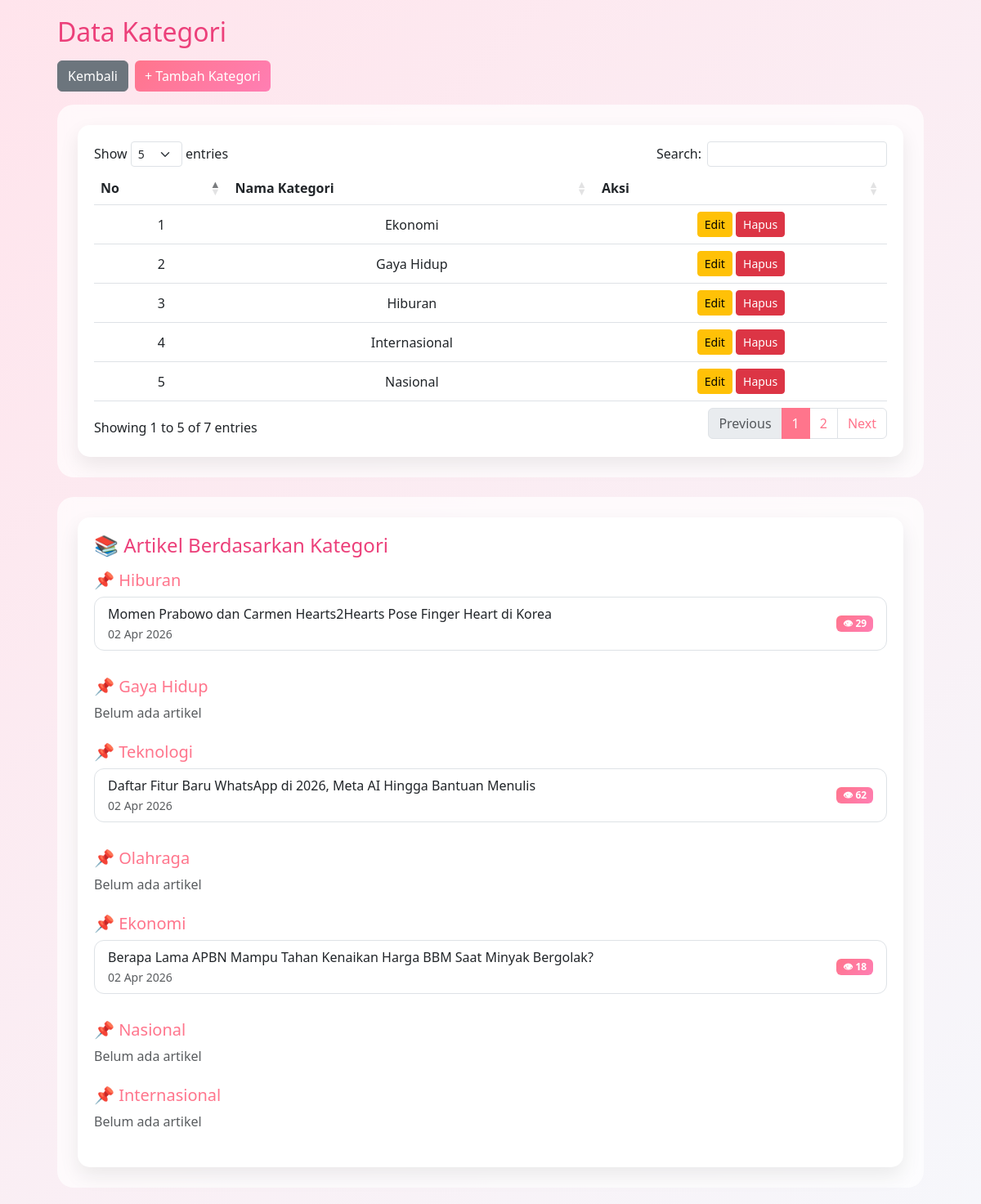
The page /admin/kategori.php on the database its author committed.
### tables this page shows
CREATE TABLE `kategori` (
  `id_kategori` int(11) NOT NULL,
  `nama_kategori` varchar(100) NOT NULL
);

CREATE TABLE `artikel` (
  `id_artikel` int(11) NOT NULL,
  `judul` varchar(255) NOT NULL,
  `isi` text NOT NULL,
  `gambar` varchar(255) DEFAULT NULL,
  `tanggal` datetime DEFAULT current_timestamp(),
  `views` int(11) DEFAULT 0,
  `id_kategori` int(11) DEFAULT NULL,
  `id_user` int(11) DEFAULT NULL
);

### admin/kategori.php (the view, shortened to what this page needs)
<?php
include "koneksi.php";
$data = mysqli_query($conn, "SELECT * FROM kategori ORDER BY nama_kategori ASC");
?>
<!DOCTYPE html>
<html lang="id">
<head>
    <link href="https://cdn.jsdelivr.net/npm/bootstrap@5.3.0/dist/css/bootstrap.min.css" rel="stylesheet">
    <link href="https://cdn.datatables.net/1.13.4/css/dataTables.bootstrap5.min.css" rel="stylesheet">
</head>
<body>
    <div class="content">
        <h2 class="mb-3" style="color:#ec407a;">Data Kategori</h2>
        <div class="mb-3 d-flex gap-2">
            <a href="index.php" class="btn btn-secondary">Kembali</a>
            <button class="btn btn-pink" data-bs-toggle="modal" data-bs-target="#modalTambah">
                + Tambah Kategori
            </button>
        </div>
        <div class="card-custom">
            <div class="table-wrapper">
                <table id="tabelKategori" class="table align-middle text-center">
                    <thead>
                        <tr>
                            <th>No</th>
                            <th>Nama Kategori</th>
                            <th>Aksi</th>
                        </tr>
                    </thead>
                    <tbody>
                        <?php $no = 1;
                        while ($d = mysqli_fetch_assoc($data)) { ?>
                            <tr>
                                <td><?= $no++ ?></td>
                                <td><?= $d['nama_kategori'] ?></td>
                                <td>
                                    <button class="btn btn-warning btn-sm btn-edit"
                                        data-id="<?= $d['id_kategori'] ?>"
                                        data-nama="<?= $d['nama_kategori'] ?>"
                                        data-bs-toggle="modal"
                                        data-bs-target="#modalEdit">
                                        Edit
                                    </button>
                                    <a href="hapus_kategori.php?id=<?= $d['id_kategori'] ?>"
                                        class="btn btn-danger btn-sm"
                                        onclick="return confirm('Yakin ingin menghapus kategori ini?')">
                                        Hapus
                                    </a>
                                </td>
                            </tr>
                        <?php } ?>
                    </tbody>
                </table>
            </div>
        </div>
        <div class="card-custom mt-4">
            <div class="table-wrapper">
                <h4 class="mb-3" style="color:#ec407a;">📚 Artikel Berdasarkan Kategori</h4>
                <?php
                $kategori = mysqli_query($conn, "SELECT * FROM kategori");
                while ($k = mysqli_fetch_assoc($kategori)) {
                    $artikel = mysqli_query($conn, "
                    SELECT * FROM artikel
                    WHERE id_kategori = " . $k['id_kategori'] . "
                    ORDER BY tanggal DESC
                ");
                ?>
                    <div class="mb-4">
                        <h5 style="color:#ff758c;">📌 <?= htmlspecialchars($k['nama_kategori']); ?></h5>
                        <?php if (mysqli_num_rows($artikel) > 0) { ?>
                            <ul class="list-group">
                                <?php while ($a = mysqli_fetch_assoc($artikel)) { ?>
                                    <li class="list-group-item d-flex justify-content-between align-items-center">
                                        <div>
                                            <?= htmlspecialchars($a['judul']); ?><br>
                                            <small class="text-muted">
                                                <?= !empty($a['tanggal']) ? date('d M Y', strtotime($a['tanggal'])) : '-' ?>
                                            </small>
                                        </div>
                                        <span class="badge bg-pink">
                                            👁 <?= $a['views'] ?? 0 ?>
                                        </span>
                                    </li>
                                <?php } ?>
                            </ul>
                        <?php } else { ?>
                            <p class="text-muted">Belum ada artikel</p>
                        <?php } ?>
                    </div>
                <?php } ?>
            </div>
        </div>
    </div>
</body>
</html>

### admin/kategori.php (style rules this page uses)
body { background: linear-gradient(135deg, #ffe4ec, #f6f7fb); font-family: 'Segoe UI', sans-serif; }
.content { max-width: 1100px; margin: auto; padding: 20px; }
.card-custom { border-radius: 20px; background: rgba(255, 255, 255, 0.7); backdrop-filter: blur(10px); padding: 25px; }
.table-wrapper { background: white; border-radius: 15px; padding: 20px; box-shadow: 0 10px 25px rgba(0, 0, 0, 0.08); }
thead { background: linear-gradient(135deg, #ff758c, #ff7eb3); color: white; }
.btn-pink { background: linear-gradient(135deg, #ff758c, #ff7eb3); color: white; border: none; }
.bg-pink { background: linear-gradient(135deg, #ff758c, #ff7eb3); }
.list-group-item { border-radius: 12px !important; margin-bottom: 8px; transition: all 0.3s ease; cursor: pointer; }

### rows shown on the page
kategori: nama_kategori "Ekonomi"
kategori: nama_kategori "Gaya Hidup", shows "Belum ada artikel"
kategori: nama_kategori "Hiburan"
kategori: nama_kategori "Internasional", shows "Belum ada artikel"
kategori: nama_kategori "Nasional", shows "Belum ada artikel"
artikel: judul "Momen Prabowo dan Carmen Hearts2Hearts Pose Finger Heart di Korea", tanggal "02 Apr 2026", views "29"
kategori: nama_kategori "Teknologi"
artikel: judul "Daftar Fitur Baru WhatsApp di 2026, Meta AI Hingga Bantuan Menulis", tanggal "02 Apr 2026", views "62"
kategori: nama_kategori "Olahraga", shows "Belum ada artikel"
artikel: judul "Berapa Lama APBN Mampu Tahan Kenaikan Harga BBM Saat Minyak Bergolak?", tanggal "02 Apr 2026", views "18"
